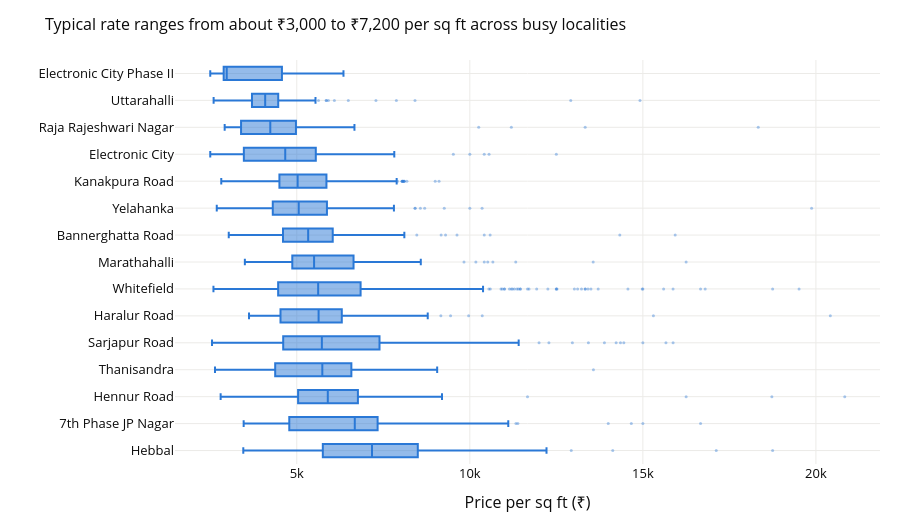

Notebook cell for this chart:
### Markdown cell above
## 3. Locality matters a lot

Price per sq ft for the 15 localities with the most listings. Same city, very different rates; this is why locality is a key feature.

### Code cell
top = df.location.value_counts().head(15).index
t = df[df.location.isin(top)]
order = t.groupby('location').price_per_sqft.median().sort_values().index.tolist()
fig = px.box(t, y='location', x='price_per_sqft', orientation='h', points='outliers',
             category_orders={'location': order}, color_discrete_sequence=[BLUE],
             labels={'price_per_sqft': 'Price per sq ft (₹)', 'location': ''},
             title='Typical rate ranges from about ₹3,000 to ₹7,200 per sq ft across busy localities')
fig.update_traces(marker=dict(size=3, opacity=0.4))
style(fig, height=520).show()
t.groupby('location').price_per_sqft.agg(['count', 'median']).round(0).sort_values('median')

### Figure 1 — Plotly figure (JSON) as saved in the notebook; plotly's stock layout.template omitted (floating-point values rounded to 4 significant figures; data arrays with more than 128 entries replaced by an {"elided": "..."} marker saying what was removed)
{"data": [{"alignmentgroup": "True", "boxpoints": "outliers", "hovertemplate": "Price per sq ft (₹)=%{x}<br>=%{y}<extra></extra>", "legendgroup": "", "marker": {"color": "#2a78d6", "opacity": 0.4, "size": 3}, "name": "", "notched": false, "offsetgroup": "", "orientation": "h", "showlegend": false, "type": "box", "x": {"elided": "3091 float values"}, "x0": " ", "xaxis": "x", "y": {"elided": "3091 str values"}, "y0": " ", "yaxis": "y"}], "layout": {"boxmode": "group", "font": {"color": "#0b0b0b", "size": 13}, "height": 520, "legend": {"tracegroupgap": 0}, "margin": {"b": 50, "l": 60, "r": 20, "t": 60}, "title": {"font": {"size": 16}, "text": "Typical rate ranges from about ₹3,000 to ₹7,200 per sq ft across busy localities"}, "xaxis": {"anchor": "y", "domain": [0.0, 1.0], "gridcolor": "#ecebe8", "title": {"text": "Price per sq ft (₹)"}, "zeroline": false}, "yaxis": {"anchor": "x", "categoryarray": ["Hebbal", "7th Phase JP Nagar", "Hennur Road", "Thanisandra", "Sarjapur Road", "Haralur Road", "Whitefield", "Marathahalli", "Bannerghatta Road", "Yelahanka", "Kanakpura Road", "Electronic City", "Raja Rajeshwari Nagar", "Uttarahalli", "Electronic City Phase II"], "categoryorder": "array", "domain": [0.0, 1.0], "gridcolor": "#ecebe8", "title": {"text": ""}, "zeroline": false}}}
